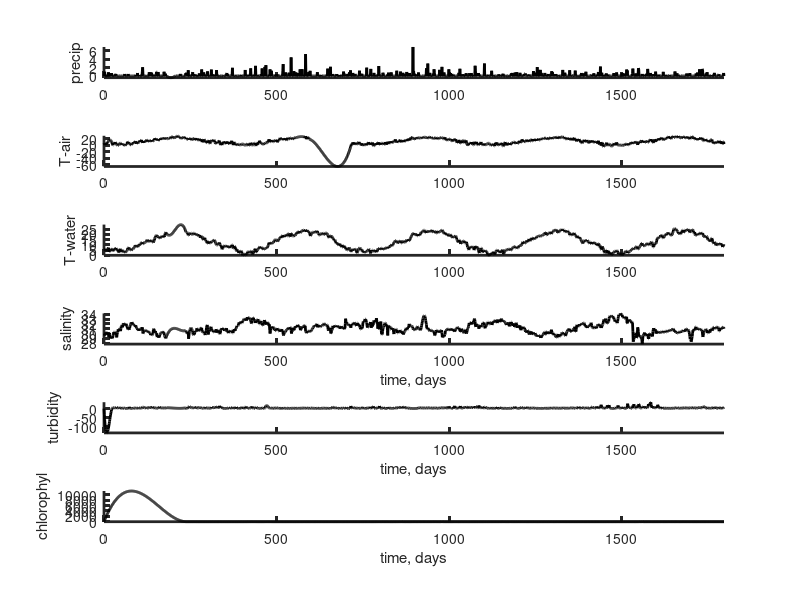

The MATLAB source for this figure:
% prob10.2
% modified from interpolate_reynolds
% read and interpolate and output Renolds Channel Water Quality dataset
% columns are days, precip, air_temp, water_temp, salinity, turbidity,
% chloropjyl

% load data
D = load('reynolds_uninterpolated.txt');
[N, Ncols] = size(D);
Dt=1;
Di=D;

% interpolate with splines
for i = [2:Ncols]
    % insure data in first and last rows
    if( D(1,i) < 0 )
        D(1,i)=0;
    end
    if( D(N,i) < 0 )
        D(N,i)=0;
    end
    good = find( D(:,i)>=0 );
    x = D(good,1);
    y = D(good,i);
    z = spline(x,y,D(:,1));
    Di(:,i)=z;
end

t = Di(:,1);        % time, days
p = Di(:,2);        % precipitation, inches
at = Di(:,3);       % air temperature, deg C
wt = Di(:,4);       % water temperature, deg C
s = Di(:,5);        % salinity, practical salinity units
tb = Di(:,6);       % turbidity, 
c = Di(:,7);        % chlorophyl, micrograms per liter

figure(1);
clf;

subplot(6,1,1);
set(gca,'LineWidth',2);
hold on;
axis( [t(1), t(N), min(p), max(p)] );
plot( t, p, 'k-', 'LineWidth', 2 );
ylabel('precip');

subplot(6,1,2);
set(gca,'LineWidth',2);
hold on;
axis( [t(1), t(N), min(at), max(at)] );
plot( t, at, 'k-', 'LineWidth', 2 );
ylabel('T-air');

subplot(6,1,3);
set(gca,'LineWidth',2);
hold on;
axis( [t(1), t(N), min(wt), max(wt)] );
plot( t, wt, 'k-', 'LineWidth', 2 );
ylabel('T-water');

subplot(6,1,4);
set(gca,'LineWidth',2);
hold on;
axis( [t(1), t(N), min(s), max(s)] );
plot( t, s, 'k-', 'LineWidth', 2 );
xlabel('time, days');
ylabel('salinity');

subplot(6,1,5);
set(gca,'LineWidth',2);
hold on;
axis( [t(1), t(N), min(tb), max(tb)] );
plot( t, tb, 'k-', 'LineWidth', 2 );
xlabel('time, days');
ylabel('turbidity');

subplot(6,1,6);
set(gca,'LineWidth',2);
hold on;
axis( [t(1), t(N), min(c), max(c)] );
plot( t, c, 'k-', 'LineWidth', 2 );
xlabel('time, days');
ylabel('chlorophyl');

dlmwrite('reynolds_spline.txt', Di, 'delimiter','\t' );
